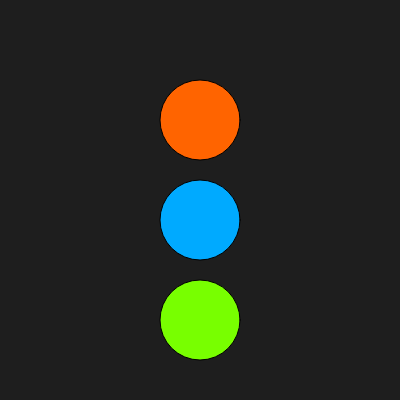
Frame 1 (no input)
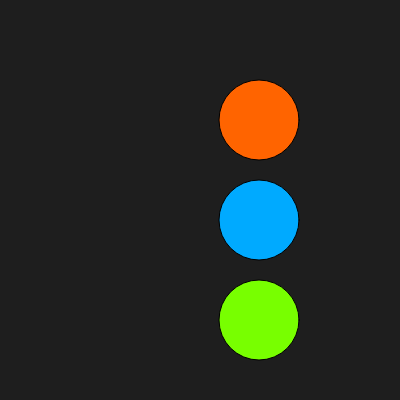
Frame 60 (no input)
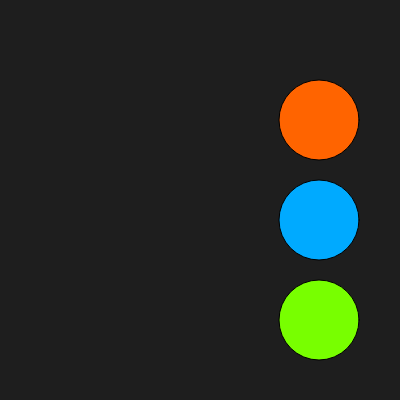
Frame 120 (the mouse pressed at the canvas centre since frame 60)

The p5.js sketch that drew these frames (run headless with seeded random() and noise() and a simulated clock; from frame 60 on, the mouse is pressed at the canvas centre):

// p5.js sketch
// ── sketch.js
let x = 200;

function setup() {
  createCanvas(400, 400);
}

function draw() {
  background(30);

  fill(255, 100, 0);
      ellipse(x, 120, 80);

  fill(0, 170, 255);
  ellipse(x, 220, 80);

fill(120, 255, 0);
  ellipse(x, 320, 80);

  x = x + 1;
}
